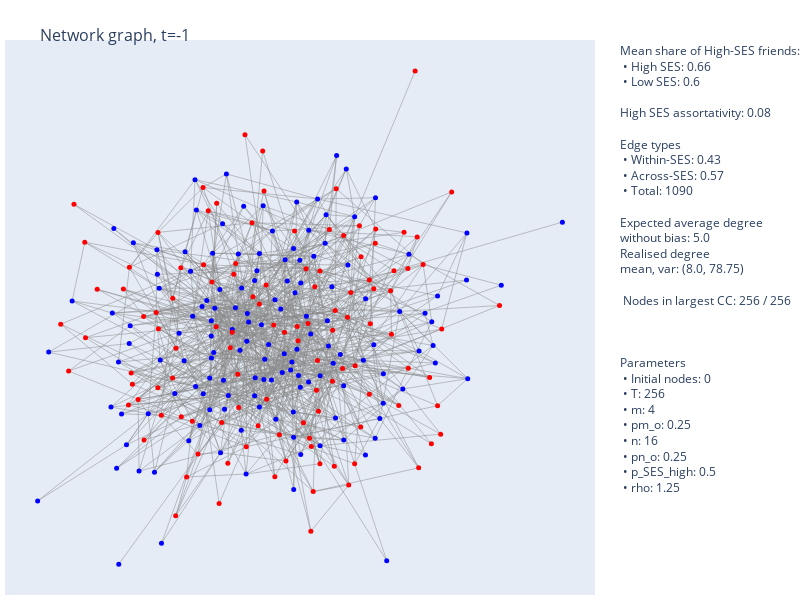

Write notebook code for a chart like this one.
### Markdown cell above
### Plotly drawing

### Code cell
class plotly_sim_drawing(object):
    '''HELPER FUNCTIONS'''
    '''MODIFY THESE TO TAKE A SPECIFIC TIME INSTEAD'''
    # gets a tuple of arrays of edge positions
    def go_get_edge_positions(self, graph, graph_layout):

        edge_x = []
        edge_y = []

        for edge in graph.edges():
            x0, y0 = graph_layout[edge[0]]
            x1, y1 = graph_layout[edge[1]]
            edge_x.append(x0)
            edge_x.append(x1)
            edge_x.append(None)
            edge_y.append(y0)
            edge_y.append(y1)
            edge_y.append(None)


        return (edge_x, edge_y)

    # gets a edge trace based on a wanted layout and graph
    #to add color list later: https://stackoverflow.com/questions/62601052/option-to-add-edge-colouring-in-networkx-trace-using-plotly

    def go_get_edge_trace(self, graph, graph_layout):#, edge_color_list):
        edge_x, edge_y = self.go_get_edge_positions(graph, graph_layout)

        edge_trace = go.Scatter(
            x=edge_x, y=edge_y,
            hoverinfo=None,
            mode='lines',

            line=dict(
                width=0.5, 
                color='#888')
        )

        return edge_trace


    # returns a tuple with an array for each of x pos and y pos
    def go_get_node_positions(self, graph, graph_layout):

        node_x_list = []
        node_y_list = []

        for node in graph.nodes():
            node_x, node_y = graph_layout[node]
            node_x_list.append(node_x)
            node_y_list.append(node_y)


        return (node_x_list, node_y_list)

    # gets a node trace based on a wanted layout and graph
    def go_get_node_trace(self, graph, graph_layout, node_color_list, node_text):
        node_x, node_y = self.go_get_node_positions(graph, graph_layout)

        node_trace = go.Scatter(
            x=node_x, y=node_y,
            hoverinfo='text',
            mode='markers',
            text=node_text,
            #IDEA: add text for number of friends in each group

            marker=dict(
                size=5,
                color=node_color_list),
        )

        return node_trace


    def get_legend_text(self, simulation, graph):
        # share of H friends
        H_shares = simulation.helper_functions().average_neighbour_type_per_SES(graph)
        text_H_shares = f"Mean share of High-SES friends:<br> • High SES: {round(H_shares[0], 2)}<br> • Low SES: {round(H_shares[1], 2)}<br>"

        # attribute assortativity
        attr_assortativity = nx.assortativity.attribute_assortativity_coefficient(graph, 'SES_High')
        text_attr_assortativity = f"High SES assortativity: {round(attr_assortativity, 2)}"

        # edge types
        edge_type_counts = simulation.helper_functions().SES_edge_classifier_all(graph, return_counts = True)[2]
        within_count, cross_count = int(edge_type_counts[0][1]), int(edge_type_counts[1][1])
        total_count = within_count + cross_count
        text_edge_type_counts = f"<br>Edge types<br> • Within-SES: {round(within_count / total_count, 2)}<br> • Across-SES: {round(cross_count / total_count, 2)}<br> • Total: {total_count}"


        # largest connected component / unconnected nodes
        n_in_largest_cc = len(max(nx.connected_components(graph), key=len))
        text_largest_cc = f"<br> Nodes in largest CC: {n_in_largest_cc} / {simulation.T + simulation.initial_n}"

        # expected number of connections per node without bias vs realised average degree and variance
        degree_hist = nx.degree_histogram(graph)
        avg_degree = round(np.average(degree_hist), 2)
        var_degree = round(np.var(degree_hist), 2)

        no_bias_expected_degree = simulation.m*simulation.pm_o + simulation.n*simulation.pn_o
        realised_degree_dist = (avg_degree, var_degree)
        text_encpn = f"<br>Expected average degree <br>without bias: {no_bias_expected_degree}<br>Realised degree <br>mean, var: {realised_degree_dist}"


        # parameters?
        text_parameters = f"<br><br><br>Parameters<br> • Initial nodes: {simulation.initial_n}<br> • T: {simulation.T}<br> • m: {simulation.m}<br> • pm_o: {simulation.pm_o}<br> • n: {simulation.n}<br> • pn_o: {simulation.pn_o}<br> • p_SES_high: {simulation.p_SES_high}<br> • rho: {simulation.rho}"

        # combine everything
        all_texts = [text_H_shares, text_attr_assortativity, text_edge_type_counts, text_encpn, text_largest_cc, text_parameters]
        
        final_text = '<br>'.join(all_texts)
        return final_text




    '''ACTUAL DRAWINGS'''

    # basic plotly draw
    def plotly_draw(self, simulation, t=-1, layout='spring', draw_largest_CC=True):
        graph = simulation.graph_history[t]

        # only draw the largest connected component (since there are always a few nodes with no connections which makes the graph ugly)
        if draw_largest_CC == True:
            largest_CC = max(nx.connected_components(graph), key=len)
            graph = graph.subgraph(largest_CC).copy()

        SES_list = list(simulation.helper_functions().get_select_node_attributes(graph, 'SES_High', graph.nodes()).values())
        SES_color_list = ['blue' if SES == 1 else 'red' for SES in SES_list]


        # node texts
        '''also add share of H/L neighbour and degree'''
        node_text = [str(i) + '_' + str(j) for i, j in zip(list(graph.nodes()), SES_list)]

        graph_layout = nx.spring_layout(graph, seed=42, scale=10) if layout =='spring' else nx.random_layout(graph)

        edge_trace = self.go_get_edge_trace(graph, graph_layout)
        node_trace = self.go_get_node_trace(graph, graph_layout, SES_color_list, node_text)


        # legend: parameters, realised values of a bunch of things
        legend_text = self.get_legend_text(simulation, graph)

        # actual figure
        fig = go.Figure(data=[edge_trace, node_trace],
                    layout=go.Layout(
                        title=f'<br>Network graph, t={t}',
                        titlefont_size=16,
                        showlegend=False,
                        hovermode='closest',
                        margin=dict(b=5,l=5,r=205,t=40),
                        annotations=[dict(
                            text=legend_text,
                            align='left',
                            showarrow=False,
                            xref="paper", yref="paper",
                            x=1.35, y=1)],
                        xaxis=dict(showgrid=False, zeroline=False, showticklabels=False),
                        yaxis=dict(showgrid=False, zeroline=False, showticklabels=False),
                        width=800, height=600)                      
                        )


        return fig


plotly_sim_drawing.plotly_draw(plotly_sim_drawing(), new_sim, -1, layout='spring', draw_largest_CC=True)

### Figure 1 — Plotly figure (JSON) as saved in the notebook; plotly's stock layout.template omitted (floating-point values rounded to 4 significant figures; data arrays with more than 128 entries replaced by an {"elided": "..."} marker saying what was removed)
{"data": [{"line": {"color": "#888", "width": 0.5}, "mode": "lines", "type": "scatter", "x": {"elided": "3270 float values"}, "y": {"elided": "3270 float values"}}, {"hoverinfo": "text", "marker": {"color": {"elided": "256 str values"}, "size": 5}, "mode": "markers", "text": {"elided": "256 str values"}, "type": "scatter", "x": {"elided": "256 float values"}, "y": {"elided": "256 float values"}}], "layout": {"annotations": [{"align": "left", "showarrow": false, "text": "Mean share of High-SES friends:<br> • High SES: 0.66<br> • Low SES: 0.6<br><br>High SES assortativity: 0.08<br><br>Edge types<br> • Within-SES: 0.43<br> • Across-SES: 0.57<br> • Total: 1090<br><br>Expected average degree <br>without bias: 5.0<br>Realised degree <br>mean, var: (8.0, 78.75)<br><br> Nodes in largest CC: 256 / 256<br><br><br><br>Parameters<br> • Initial nodes: 0<br> • T: 256<br> • m: 4<br> • pm_o: 0.25<br> • n: 16<br> • pn_o: 0.25<br> • p_SES_high: 0.5<br> • rho: 1.25", "x": 1.35, "xref": "paper", "y": 1, "yref": "paper"}], "height": 600, "hovermode": "closest", "margin": {"b": 5, "l": 5, "r": 205, "t": 40}, "showlegend": false, "title": {"font": {"size": 16}, "text": "<br>Network graph, t=-1"}, "width": 800, "xaxis": {"showgrid": false, "showticklabels": false, "zeroline": false}, "yaxis": {"showgrid": false, "showticklabels": false, "zeroline": false}}}
